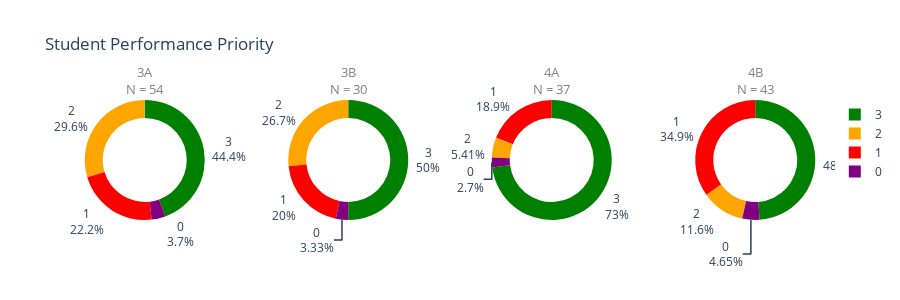

Write notebook code for a chart like this one.
### Markdown cell above
## Pie charts

### Code cell
# Plot pie charts for all streams and save figure as HTML file
fig = plot_piecharts_all_new_plotly(df_all, 
                                    layout="1x4", 
                                    hole = 0.7, 
                                    output_file=DIR_PLOTS_DASHBOARD + f"student_performance_priority.html",
                                    )
fig.show()

### Figure 1 — Plotly figure (JSON) as saved in the notebook; plotly's stock layout.template omitted (floating-point values rounded to 4 significant figures)
{"data": [{"domain": {"x": [0, 0.175], "y": [0, 1]}, "hole": 0.7, "labels": [3, 2, 1, 0], "marker": {"colors": ["green", "orange", "red", "purple"]}, "textinfo": "label+percent", "type": "pie", "values": [24, 16, 12, 2]}, {"domain": {"x": [0.275, 0.45], "y": [0, 1]}, "hole": 0.7, "labels": [3, 2, 1, 0], "marker": {"colors": ["green", "orange", "red", "purple"]}, "textinfo": "label+percent", "type": "pie", "values": [15, 8, 6, 1]}, {"domain": {"x": [0.55, 0.725], "y": [0, 1]}, "hole": 0.7, "labels": [3, 1, 2, 0], "marker": {"colors": ["green", "red", "orange", "purple"]}, "textinfo": "label+percent", "type": "pie", "values": [27, 7, 2, 1]}, {"domain": {"x": [0.825, 1], "y": [0, 1]}, "hole": 0.7, "labels": [3, 1, 2, 0], "marker": {"colors": ["green", "red", "orange", "purple"]}, "textinfo": "label+percent", "type": "pie", "values": [21, 15, 5, 2]}], "layout": {"annotations": [{"font": {"color": "grey", "size": 13}, "showarrow": false, "text": "3A<br>N = 54", "x": 0.0875, "xanchor": "center", "xref": "paper", "y": 1, "yanchor": "bottom", "yref": "paper"}, {"font": {"color": "grey", "size": 13}, "showarrow": false, "text": "3B<br>N = 30", "x": 0.3625, "xanchor": "center", "xref": "paper", "y": 1, "yanchor": "bottom", "yref": "paper"}, {"font": {"color": "grey", "size": 13}, "showarrow": false, "text": "4A<br>N = 37", "x": 0.6375, "xanchor": "center", "xref": "paper", "y": 1, "yanchor": "bottom", "yref": "paper"}, {"font": {"color": "grey", "size": 13}, "showarrow": false, "text": "4B<br>N = 43", "x": 0.9125, "xanchor": "center", "xref": "paper", "y": 1, "yanchor": "bottom", "yref": "paper"}], "height": 300, "showlegend": true, "title": {"text": "Student Performance Priority"}}}
